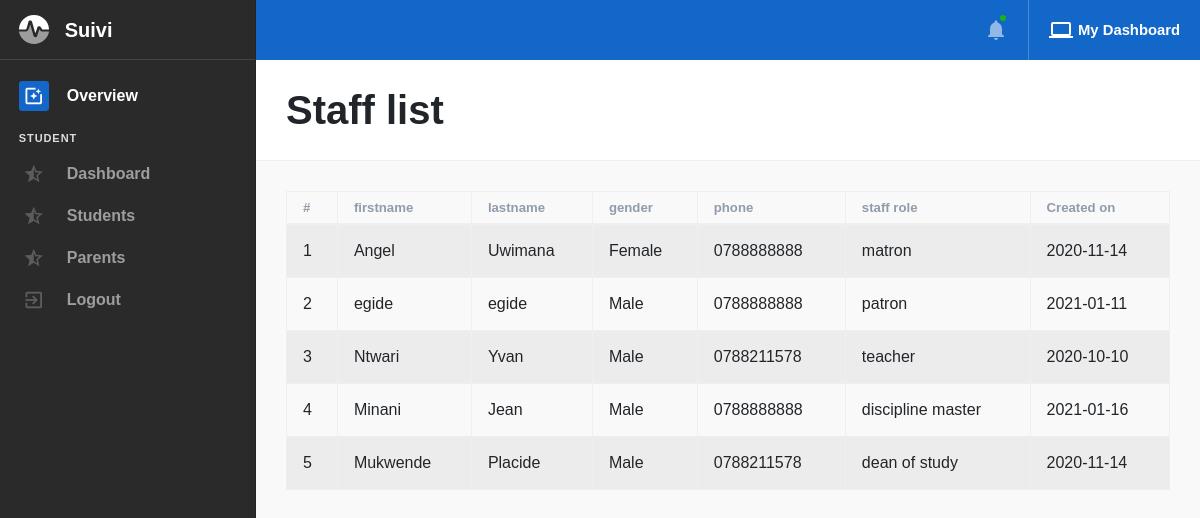
The app's page /staff-list.php (signed in) with its own data.
### tables this page shows
CREATE TABLE `staffrole` (
  `id` varchar(200) NOT NULL,
  `name` varchar(45) DEFAULT NULL,
  `created_on` date DEFAULT NULL,
  `deleted` char(45) DEFAULT NULL
);

CREATE TABLE `staff` (
  `id` varchar(200) NOT NULL,
  `firstname` varchar(45) DEFAULT NULL,
  `lastname` varchar(45) DEFAULT NULL,
  `gender` varchar(10) NOT NULL,
  `phone` char(45) DEFAULT NULL,
  `staff_role_id` varchar(200) DEFAULT NULL,
  `created_on` date DEFAULT NULL,
  `deleted` char(45) DEFAULT NULL
);

### staff-list.php (the view, shortened to what this page needs)
<!DOCTYPE html>
<html lang="en" dir="ltr">
<head>
    <link type="text/css" href="assets/vendor/perfect-scrollbar.css" rel="stylesheet">
    <link type="text/css" href="assets/css/app.css" rel="stylesheet">
    <link type="text/css" href="assets/css/app.rtl.css" rel="stylesheet">
    <link type="text/css" href="assets/css/vendor-material-icons.css" rel="stylesheet">
    <link type="text/css" href="assets/css/vendor-material-icons.rtl.css" rel="stylesheet">
    <link type="text/css" href="assets/css/vendor-fontawesome-free.css" rel="stylesheet">
    <link type="text/css" href="assets/css/vendor-fontawesome-free.rtl.css" rel="stylesheet">
    <link type="text/css" href="assets/css/vendor-ion-rangeslider.css" rel="stylesheet">
    <link type="text/css" href="assets/css/vendor-ion-rangeslider.rtl.css" rel="stylesheet">
    <link rel="stylesheet" href="https://cdnjs.cloudflare.com/ajax/libs/twitter-bootstrap/4.5.2/css/bootstrap.css">
    <link rel="stylesheet" href="https://cdn.datatables.net/1.10.22/css/dataTables.bootstrap4.min.css">
    <link type="text/css" href="assets/css/vendor-flatpickr.css" rel="stylesheet">
    <link type="text/css" href="assets/css/vendor-flatpickr.rtl.css" rel="stylesheet">
    <link type="text/css" href="assets/css/vendor-flatpickr-airbnb.css" rel="stylesheet">
    <link type="text/css" href="assets/css/vendor-flatpickr-airbnb.rtl.css" rel="stylesheet">
    <link type="text/css" href="assets/vendor/jqvmap/jqvmap.min.css" rel="stylesheet">
</head>
<body class="layout-default">
    <div class="mdk-drawer-layout js-mdk-drawer-layout" data-push data-responsive-width="992px" data-fullbleed>
        <div class="mdk-drawer-layout__content">
            <?php include('includes/header.php'); ?>
            <div class="mdk-header-layout__content mdk-header-layout__content--fullbleed mdk-header-layout__content--scrollable page"
                style="padding-top: 60px;">
                <div class="page__heading">
                    <div class="container-fluid page__container">
                        <div class="row">
                            <div class="col col-md-6"><h1 class="mb-0">Staff list</h1></div>
                        </div>
                    </div>
                </div>
                <div class="bg-white border-bottom mb-3">
                </div>
                <div class="container-fluid page__container">
                    <div class="tab-content">
                        <div class="tab-pane active show fade" id="activity_all">
                            <table id="example" class="table table-striped table-bordered" style="width:100%">
                                        <thead>
                                            <tr>
                                                <th>#</th>
                                                <th>firstname</th>
                                                <th>lastname</th>
                                                <th>gender</th>
                                                <th>phone</th>
                                                <th>staff role</th>
                                                <th>Created on</th>
                                            </tr>
                                        </thead>
                                        <tbody>
                                        <?php
                                            $no=0;
											$query = "SELECT * FROM staff WHERE deleted != 'yes'";
											$query = $conn->query($query);
												while($row = $query->fetch_assoc()){
                                                    $no++;
                                                    $roleId = $row['staff_role_id'];
                                                    $queryROle = "SELECT * FROM staffrole WHERE id='$roleId' AND deleted != 'yes'";
                                                    $queryROle = $conn->query($queryROle);
                                                        while($rowRole = $queryROle->fetch_assoc()){
										?>
                                            <tr>
                                                <td><?php echo $no; ?></td>
                                                <td><?php echo $row['firstname']; ?></td>
                                                <td><?php echo $row['lastname']; ?></td>
                                                <td><?php echo $row['gender']; ?></td>
                                                <td><?php echo $row['phone']; ?></td>
                                                <td><?php echo $rowRole['name']; ?></td>
                                                <td><?php echo $row['created_on']; ?></td>
                                            </tr>
                                            <?php }} ?>
                                        </tbody>
                                    </table>
                        </div>
                    </div>
                </div>
            </div>
        </div>
    </div>
    <?php include('includes/left-bar.php'); ?>
    </div>
</body>
</html>

### records on screen
staff: firstname "Angel", lastname "Uwimana", gender "Female", phone "0788888888", created_on "2020-11-14"
staffrole: name "matron"
staff: firstname "egide", lastname "egide", gender "Male", phone "0788888888", created_on "2021-01-11"
staffrole: name "patron"
staff: firstname "Ntwari", lastname "Yvan", gender "Male", phone "0788211578", created_on "2020-10-10"
staffrole: name "teacher"
staff: firstname "Minani", lastname "Jean", gender "Male", phone "0788888888", created_on "2021-01-16"
staffrole: name "discipline master"
staff: firstname "Mukwende", lastname "Placide", gender "Male", phone "0788211578", created_on "2020-11-14"
staffrole: name "dean of study"
